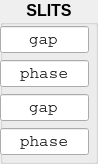
        <widget class="QGroupBox" name="groupBox_SLITS_record">
         <property name="font">
          <font>
           <pointsize>12</pointsize>
           <weight>75</weight>
           <bold>true</bold>
           <kerning>true</kerning>
          </font>
         </property>
         <property name="title">
          <string>SLITS</string>
         </property>
         <property name="alignment">
          <set>Qt::AlignHCenter|Qt::AlignTop</set>
         </property>
         <widget class="QLineEdit" name="lineEdit_plt_ESA_V">
          <property name="geometry">
           <rect>
            <x>0</x>
            <y>26</y>
            <width>89</width>
            <height>27</height>
           </rect>
          </property>
          <property name="sizePolicy">
           <sizepolicy hsizetype="Fixed" vsizetype="Fixed">
            <horstretch>0</horstretch>
            <verstretch>0</verstretch>
           </sizepolicy>
          </property>
          <property name="font">
           <font>
            <family>Courier</family>
            <pointsize>12</pointsize>
            <weight>50</weight>
            <bold>false</bold>
           </font>
          </property>
          <property name="statusTip">
           <string>optic 1</string>
          </property>
          <property name="whatsThis">
           <string>first optic title</string>
          </property>
          <property name="text">
           <string>gap</string>
          </property>
          <property name="alignment">
           <set>Qt::AlignCenter</set>
          </property>
         </widget>
         <widget class="QLineEdit" name="lineEdit_plt_ESA_H">
          <property name="geometry">
           <rect>
            <x>0</x>
            <y>60</y>
            <width>89</width>
            <height>27</height>
           </rect>
          </property>
          <property name="sizePolicy">
           <sizepolicy hsizetype="Fixed" vsizetype="Fixed">
            <horstretch>0</horstretch>
            <verstretch>0</verstretch>
           </sizepolicy>
          </property>
          <property name="font">
           <font>
            <family>Courier</family>
            <pointsize>12</pointsize>
            <weight>50</weight>
            <bold>false</bold>
           </font>
          </property>
          <property name="statusTip">
           <string>optic 1</string>
          </property>
          <property name="whatsThis">
           <string>first optic title</string>
          </property>
          <property name="text">
           <string>phase</string>
          </property>
          <property name="alignment">
           <set>Qt::AlignCenter</set>
          </property>
         </widget>
         <widget class="QLineEdit" name="lineEdit_plt_ESB_V">
          <property name="enabled">
           <bool>true</bool>
          </property>
          <property name="geometry">
           <rect>
            <x>0</x>
            <y>94</y>
            <width>89</width>
            <height>27</height>
           </rect>
          </property>
          <property name="sizePolicy">
           <sizepolicy hsizetype="Fixed" vsizetype="Fixed">
            <horstretch>0</horstretch>
            <verstretch>0</verstretch>
           </sizepolicy>
          </property>
          <property name="font">
           <font>
            <family>Courier</family>
            <pointsize>12</pointsize>
            <weight>50</weight>
            <bold>false</bold>
           </font>
          </property>
          <property name="statusTip">
           <string>optic 1</string>
          </property>
          <property name="whatsThis">
           <string>first optic title</string>
          </property>
          <property name="text">
           <string>gap</string>
          </property>
          <property name="frame">
           <bool>true</bool>
          </property>
          <property name="alignment">
           <set>Qt::AlignCenter</set>
          </property>
          <property name="clearButtonEnabled">
           <bool>false</bool>
          </property>
         </widget>
         <widget class="QLineEdit" name="lineEdit_plt_ESB_H">
          <property name="enabled">
           <bool>true</bool>
          </property>
          <property name="geometry">
           <rect>
            <x>0</x>
            <y>128</y>
            <width>89</width>
            <height>27</height>
           </rect>
          </property>
          <property name="sizePolicy">
           <sizepolicy hsizetype="Fixed" vsizetype="Fixed">
            <horstretch>0</horstretch>
            <verstretch>0</verstretch>
           </sizepolicy>
          </property>
          <property name="font">
           <font>
            <family>Courier</family>
            <pointsize>12</pointsize>
            <weight>50</weight>
            <bold>false</bold>
           </font>
          </property>
          <property name="statusTip">
           <string>optic 1</string>
          </property>
          <property name="whatsThis">
           <string>first optic title</string>
          </property>
          <property name="text">
           <string>phase</string>
          </property>
          <property name="frame">
           <bool>true</bool>
          </property>
          <property name="alignment">
           <set>Qt::AlignCenter</set>
          </property>
         </widget>
        </widget>
